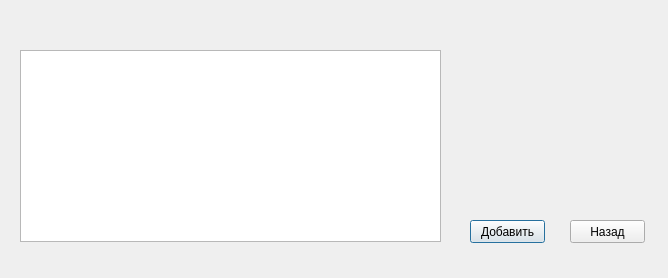
<?xml version="1.0" encoding="UTF-8"?>
<ui version="4.0">
 <class>MailGroupSettings</class>
 <widget class="QDialog" name="MailGroupSettings">
  <property name="geometry">
   <rect>
    <x>0</x>
    <y>0</y>
    <width>668</width>
    <height>278</height>
   </rect>
  </property>
  <property name="minimumSize">
   <size>
    <width>668</width>
    <height>278</height>
   </size>
  </property>
  <property name="maximumSize">
   <size>
    <width>668</width>
    <height>278</height>
   </size>
  </property>
  <property name="windowTitle">
   <string>Dialog</string>
  </property>
  <widget class="QTableView" name="tableView">
   <property name="geometry">
    <rect>
     <x>20</x>
     <y>50</y>
     <width>421</width>
     <height>192</height>
    </rect>
   </property>
  </widget>
  <widget class="QPushButton" name="AppendSettingsButton">
   <property name="geometry">
    <rect>
     <x>470</x>
     <y>220</y>
     <width>75</width>
     <height>23</height>
    </rect>
   </property>
   <property name="text">
    <string>Добавить</string>
   </property>
  </widget>
  <widget class="QPushButton" name="cancelButton">
   <property name="geometry">
    <rect>
     <x>570</x>
     <y>220</y>
     <width>75</width>
     <height>23</height>
    </rect>
   </property>
   <property name="text">
    <string>Назад</string>
   </property>
  </widget>
 </widget>
 <resources/>
 <connections/>
</ui>
